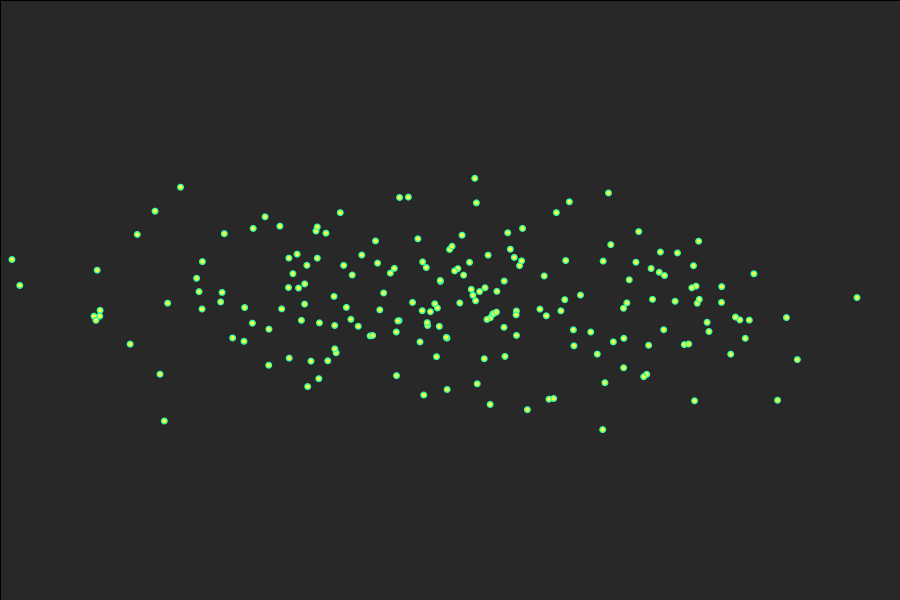
Frame 1 (no input)
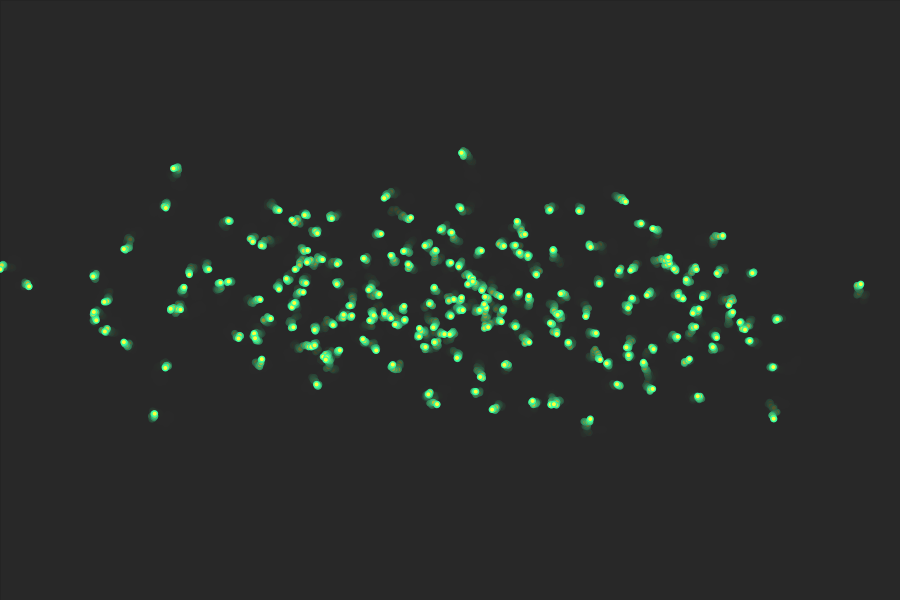
Frame 60 (the mouse pressed at the canvas centre just before this capture)
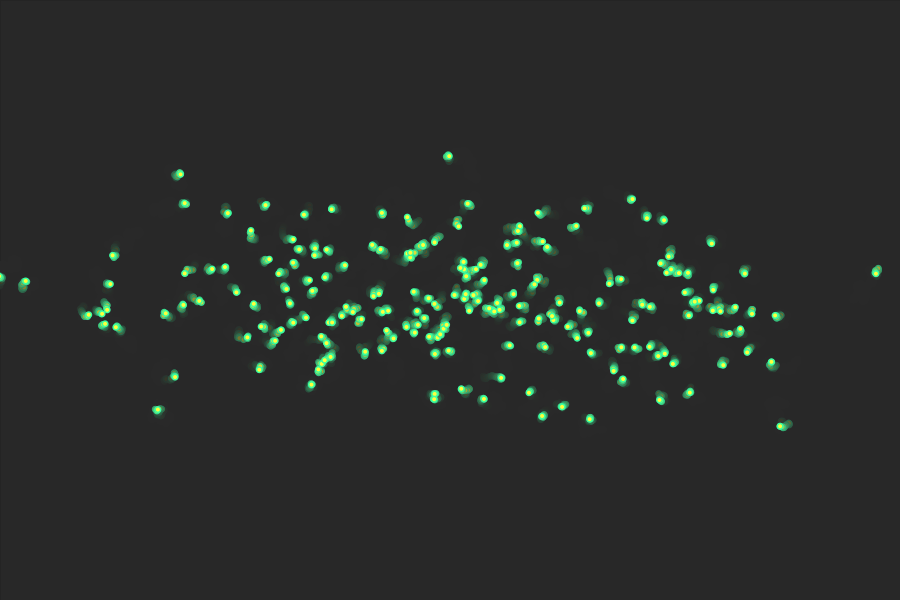
Frame 120 (the mouse held since frame 60 and released just before this capture)

The Processing sketch that drew these frames (run headless with seeded random() and noise(); from frame 60 on, the mouse is pressed at the canvas centre):

// Processing sketch: 02_normal_varianza
// ── 02_normal_varianza.pde
ArrayList<Walker> walkers; 

void setup() {
  size(900, 600);
  randomSeed(4);
  background(255);
  frameRate(40);
  walkers = new ArrayList<Walker>();
  for (int i=0; i<200; i++) {
    Walker w = new Walker();
    walkers.add(w);
  }
  background(40);
}

void draw() {
  fill(40, 40);
  rect(0, 0, width, height);
  for (int i=0; i<walkers.size(); i++) {
    Walker w = walkers.get(i);
    w.step();
    w.draw();
  }
}

class Walker {
  float x, y;
  
  Walker() {
    float deviationX = 200;
    float deviationY = 50;
    x = randomGaussian() * deviationX + width/2;
    y = randomGaussian() * deviationY + height/2;
  }

  void draw() {
    noStroke();
    fill(60, 255, 160); // verde
    ellipse(x, y, 7, 7);
    fill(255, 255, 60); // amarillo
    ellipse(x, y, 4, 4);
  }
  
  void step() {
    x += randomGaussian() * 4/3.0;
    y += randomGaussian() * 4/3.0;
  }
}
